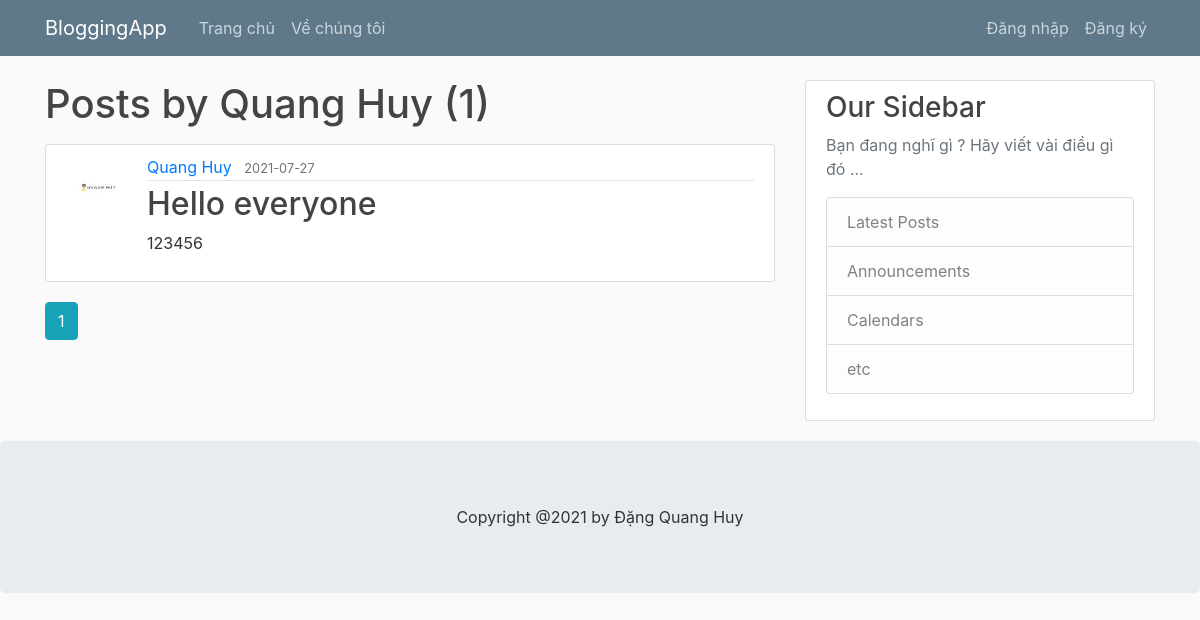
/user/Quang Huy, run on the app's committed database.
### flaskblog/models.py (models this page shows, shortened)
class User(db.Model, UserMixin):
    id = db.Column(db.Integer, primary_key=True)
    username = db.Column(db.String(20), unique=True, nullable=False)
    email = db.Column(db.String(120), unique=True, nullable=False)
    image_file = db.Column(db.String(20), nullable=False, default='default.jpg')
    password = db.Column(db.String(60), nullable=False)
    posts = db.relationship('Post', backref='author', lazy=True)

class Post(db.Model):
    id = db.Column(db.Integer, primary_key=True)
    title = db.Column(db.String(100), nullable=False)
    date_posted = db.Column(db.DateTime, nullable=False, default=datetime.utcnow)
    content = db.Column(db.Text, nullable=False)
    user_id = db.Column(db.Integer, db.ForeignKey('user.id'), nullable=False)

### flaskblog/routes.py (the view)
@app.route("/user/<string:username>")
def user_posts(username):
    page = request.args.get('page', 1, type=int)
    user = User.query.filter_by(username=username).first_or_404()
    posts = Post.query.filter_by(author=user)\
        .order_by(Post.date_posted.desc())\
        .paginate(page=page, per_page=5)
    return render_template('user_posts.html', posts=posts, user=user)

### flaskblog/templates/user_posts.html
{% extends "layout.html" %}
{% block content %}
    <h1 class="mb-3">Posts by {{ user.username }} ({{ posts.total }})</h1>
    {% for post in posts.items %}
        <article class="media content-section">
          <img class="rounded-circle article-img" src="{{ url_for('static', filename='profile_pics/' + post.author.image_file) }}">
          <div class="media-body">
            <div class="article-metadata">
              <a class="mr-2" href="{{ url_for('user_posts', username=post.author.username) }}">{{ post.author.username }}</a>
              <small class="text-muted">{{ post.date_posted.strftime('%Y-%m-%d') }}</small>
            </div>
            <h2><a class="article-title" href="{{ url_for('post', post_id=post.id) }}">{{ post.title }}</a></h2>
            <p class="article-content">{{ post.content }}</p>
          </div>
        </article>
    {% endfor %}
    {% for page_num in posts.iter_pages(left_edge=1, right_edge=1, left_current=1, right_current=2) %}
      {% if page_num %}
        {% if posts.page == page_num %}
          <a class="btn btn-info mb-4" href="{{ url_for('user_posts', username=user.username, page=page_num) }}">{{ page_num }}</a>
        {% else %}
          <a class="btn btn-outline-info mb-4" href="{{ url_for('user_posts', username=user.username, page=page_num) }}">{{ page_num }}</a>
        {% endif %}
      {% else %}
        ...
      {% endif %}
    {% endfor %}
{% endblock content %}

### flaskblog/static/main.css (style rules this page uses)
body { background: #fafafa; color: #333333; margin-top: 5rem; }
h1, h2, h3, h4, h5, h6 { color: #444444; }
.content-section { background: #ffffff; padding: 10px 20px; border: 1px solid #dddddd; border-radius: 3px; margin-bottom: 20px; }
.article-title { color: #444444; }
.article-content { white-space: pre-line; }
.article-img { height: 65px; width: 65px; margin-right: 16px; }
.article-metadata { padding-bottom: 1px; margin-bottom: 4px; border-bottom: 1px solid #e3e3e3 }

### data on the page
User: username "Quang Huy"
Post: image_file (picture), author.username "Quang Huy", date_posted "2021-07-27", title "Hello everyone", content "123456"

### other printed values
{{ posts.total }} "1"
{{ page_num }} "1"
